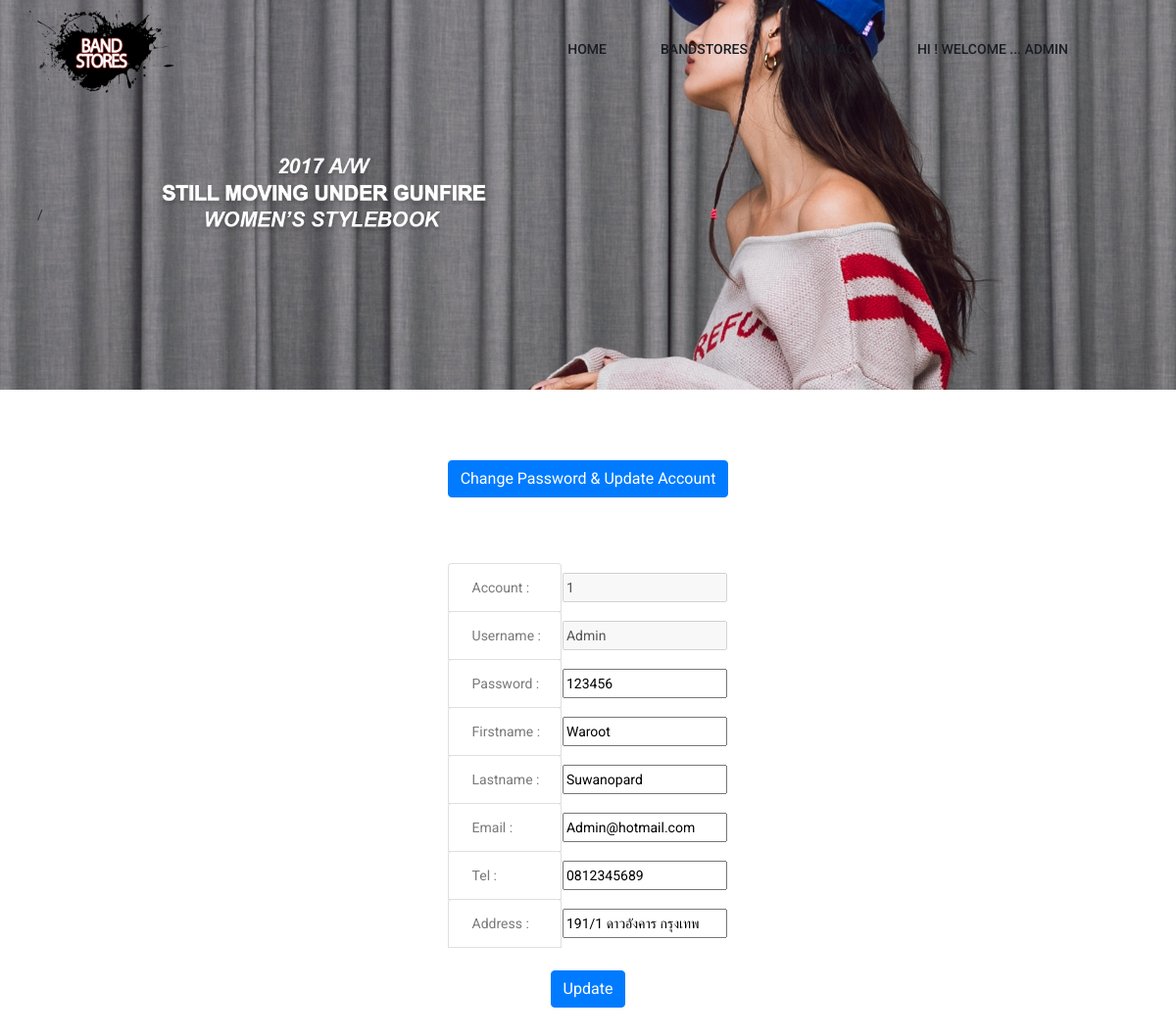
Page /updateaccount.php (signed in) on the committed database.
### tables this page shows
CREATE TABLE `account` (
  `Account` int(10) NOT NULL,
  `Username` char(20) NOT NULL,
  `Password` char(20) NOT NULL,
  `Firstname` char(20) NOT NULL,
  `Lastname` char(20) NOT NULL,
  `Email` char(20) NOT NULL,
  `Tel` varchar(20) NOT NULL,
  `Address` varchar(200) NOT NULL
);

### updateaccount.php (the view, shortened to what this page needs)
<!DOCTYPE html>
<html lang="en">
<head>
    <link rel="stylesheet" href="css/bootstrap.css">
    <link rel="stylesheet" href="css/themify-icons.css">
    <link rel="stylesheet" href="css/flaticon.css">
    <link rel="stylesheet" href="vendors/fontawesome/css/all.min.css">
    <link rel="stylesheet" href="vendors/owl-carousel/owl.carousel.min.css">
    <link rel="stylesheet" href="vendors/animate-css/animate.css">
    <link rel="stylesheet" href="css/style.css">
    <link rel="stylesheet" href="css/responsive.css">
</head>
<body>
<header class="header_area">
        <div class="main_menu">
            <nav class="navbar navbar-expand-lg navbar-light">
                <div class="container">
                    <a class="navbar-brand logo_h" href="user.php"><img src="photo/4.png" alt=""width="150" height="90"></a>
                    <div class="collapse navbar-collapse offset" id="navbarSupportedContent">
                        <ul class="nav navbar-nav menu_nav ml-auto">
                            <li class="nav-item"><a class="nav-link" href="user.php">Home</a></li>
                            <li class="nav-item"><a class="nav-link" href="BAND.php">BANDSTORES</a></li>
                           <li class="nav-item"><a class="nav-link" href="contact.php">Contact</a></li>
                          <li class="nav-item submenu dropdown">
                                <a href="#" class="nav-link dropdown-toggle" data-toggle="dropdown" role="button" aria-haspopup="true" aria-expanded="false">  <?php
              if($_SESSION['Uuser']=='')
              {
                header("location:error2.php");
              }
              else
              {
                echo "Hi ! Welcome ... ". $_SESSION["Uuser"];
              }
               ?>
          </a>
                            </li>
                          </ul>
                    </div>
                </div>
            </nav>
        </div>
    </header>
    <section class="hero-banner">
        <div class="container">
            <nav aria-label="breadcrumb" class="banner-breadcrumb">
                <ol class="breadcrumb">
                    <li class="breadcrumb-item"><a href="#"></a></li>
                    <li class="breadcrumb-item active" aria-current="page"></li>
                </ol>
            </nav>
        </div>
    </section>
                   <br>
                   <br>
                   <br>
                   <center>
                    <a href="#" class="btn btn-primary">Change Password & Update Account </a>
                  </center>
                   <br>
                   <br>
                   <form name = "frmUpdate" method = "post" action = "checkupdateaccount.php">
                 <center>
                 <table cellspacing="0" cellpadding="3">
                 </center>
                 <tr>
                 <td>
                  <?php
                    $A = array("Account","Username","Password","Firstname","Lastname","Email","Tel","Address");
                    $B = array("","Uuser","Ppass","Ffirst","Llast","Eemail","Ttel","Aaddress");
                    $connect = mysqli_connect("localhost","root","12345678","BAND");
                    if(!isset($smtUpdate))
                    {
                      $sql = 'SELECT * FROM account Where Username =  "'.$_SESSION["Uuser"].'"';
                      $result = mysqli_query($connect,$sql);
                      $numrows = mysqli_num_rows($result);
                      $numfields = mysqli_num_fields($result);
                      if(!$result)
                        echo '<b>Error</b>'.mysqli_errno().':'.mysqli_error().'<br>';
                      else if($numrows == 0)
                        echo '<b>Query executed successfully but no row returns!</b>';
                      else
                      {
                        echo '<center>';
                        echo '<table cellpadding = "1">';
                        while($row = mysqli_fetch_array($result))
                        {
                          for ($i = 0; $i < $numfields ; $i++)
                          {
                              echo '<p align="justify">';
                              echo '<tr>';
                              echo  '<td  class="list-group-item">&nbsp;'.$A[$i].' : </td>';
                              if($i==0 | $i==1)
                              {
                                echo '<td><input type = "text" disabled = "true" value = "'.$row[$i].'"&nbsp;</td>'."\n";
                              }else
                              {
                                echo '<td><input type = "text" name = "'.$B[$i].'" value = "'.$row[''.$A[$i].''].'"&nbsp;</td>'."\n";
                              }
                            echo '</tr>';
                          }
                        }
                        echo '</table>';
                      }
                    }
                  ?>
                  <br>
                  <input name = "smtUpdate" type = "submit"  class="btn btn-primary"  value = "Update" onClick = "return confirmUpdate()">
                </td>
              </tr>
              	</form>
                <br><br><br>
</body>
</html>

### rows in the picture
account: i "Account", Account "1", i "Username", Username "Admin", i "Password", Ppass "123456", i "Firstname", Ffirst "Waroot", i "Lastname", Llast "Suwanopard", i "Email", Eemail "Admin@hotmail.com", i "Tel", Ttel "0812345689", i "Address", Aaddress "191/1 ดาวอังคาร กรุงเทพ"

### other values in the picture
$_SESSION["Uuser"] "ADMIN"
